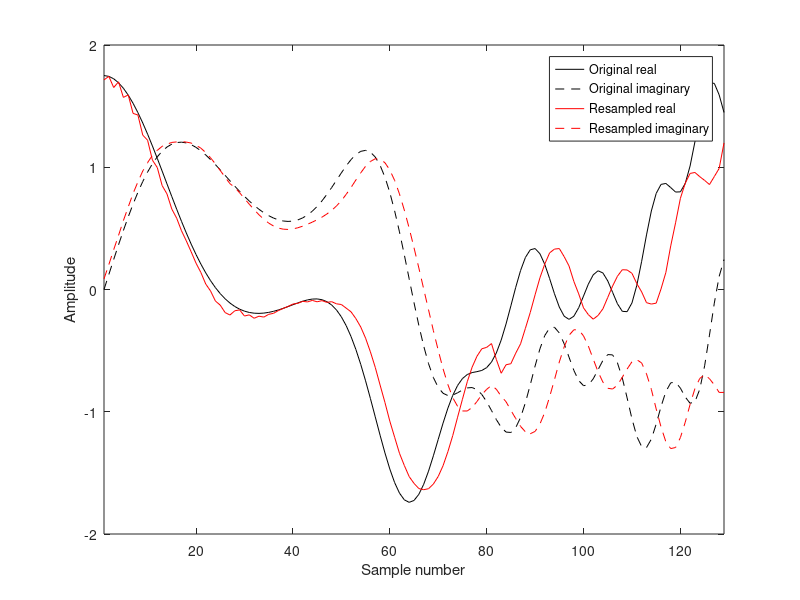

The MATLAB source for this figure:
  
function Y = resampleX(X,alpha,r)
%  
%  By: Ron Abileah, Vista Research Inc
%
%  Original version:  November 10, 2005
%  Version 1.1        December 1, 2005 
%                         - Corrected comments and mentioned similarity to
%                         MATLAB function "resample."
%                         - Output Y is row (column) if input X is row
%                         (column) 
%                         - Sets alpha to default value (1) if alpha is not provided
%  Version 1.2        December 15, 2005
%                         - Corrected indexing bug discovered by Eike
%                         Rietsch.  This improved accuracy.
%
%  Resamples X(n).  Y(n) = X(alpha*n), where alpha is a resample interval.
%  For example, if X is data sampled at 1000 samples per second and you 
%  would like to transform it to the equivalent of 1100 samples per second
%  use alpha= 1000/1100 (.9091); for 800 sample per second 
%  use alpha = 1000/800 (1.25).
%
%  ResampleX is similar to the MATLAB "resample" function (in the Signal
%  Processcing Toolbox).  There are two differences:
%
%  (1) The MATLAB resample does some fancy schmancy interpolation of the 
%       original time series;  resampleX works on the Fourier trasnform of
%       the time series.  The main benefit of FT processing is speed.   
%  (2) MATLAB resample cputime depends on the value of alpha.  It runs faster with 
%       simple rational numbers.  The cputime of resampleX is indpendent of
%       alpha.   
%
%  The main reason for using resampleX instead of resample is speed.  In
%  test cases resampleX was generaly 5-20 times faster.    Use resample if
%  your alpha values are simple rational numbers or numerical accuracy is more
%  important.  Use resampleX for very general values of alpha or where some
%  accuracy can be traded for speed.
%
%  ResampleX uses the fact that resampling a time series X by a factor alpha is 
%  equivalent to resampling the frequency samples of its transform by m/alpha, 
%  where m is a frequency index. 
%
%  The calling sequence is one of the following
%
%             Y = resampleX(X,alpha)
%             Y = resampleX(X,alpha,r)
%             Y = resampleX
%
%  X can be real or complex. Output Y is the same length as X.  
%  If alpha > 1 some Y's will be extrapolations beyond the end of X.
%  Extrapolated values are not realiable, so throw them away.  Keep only 
%  the first N/alpha values, where N is the original length of the data.
%  Whne X is real, Y's may have small imaginary values due to
%  approximations.  
%
%  Optional parameter r is an integer frequency interpolation factor.  The
%  function will work with r = 1, but r = 2,4, or more produces more
%  accurate results.  Use r=64 if you want very accurate results and are
%  not too concerned about computing time.  The default value is r = 8.
%
%  Calling the function with no arguments produces a test signal and a plot
%  of the original and resampled signal with alpha =0.95, r = 8.  
%  

%  -- Set r to its default value if not specified as input argument
if ~exist('r')
    r = 8; end

%  -- Produce test signal if there are no input arguments
if nargin == 0 
    x1=0:pi/64:2*pi;
    X=exp(i*x1)+0.5*exp(i*3*x1)+0.25*exp(i*x1.^2);     
    alpha = 0.95;                                                     
end

% The default value of alpha is 1
if nargin == 1
    alpha =1;
end

% -- zero pad X for frequency interpolation 
Y=X;
N0=length(Y);  N=r*N0; N2 = N/2;
if r >1
    Y(N)=0;
end

%  -- Fourier transform the padded time series
Y = fft(Y); Y(N2+1)=0;  %  FFT and set -Nyquist to zero
n = 1:length(X);

%  -- Resample the Fourier transform
m = round((0:(N2-1))/alpha) - (0:(N2-1)); 
f = floor(alpha*N2); m(f:end)=NaN;
m = [ m  0 -fliplr(m(2:end)) ] + (1:N) ; 
m(find(isnan(m)))=N2+1; 
Y=ifft(Y(m));                               
Y=Y(1:N0)/alpha;
 

if nargin>0
    return
end

%  -- Display results 
figure 
n=1:N0; 
plot( n ,real(X),'-k' ,n ,imag(X),'--k',...
    n ,real(Y),'-r' ,n ,imag(Y),'--r')
xlabel('Sample number'); ylabel('Amplitude')
axis([1 N0 -2 2])
legend ('Original real', 'Original imaginary ', 'Resampled real','Resampled imaginary') 

end
